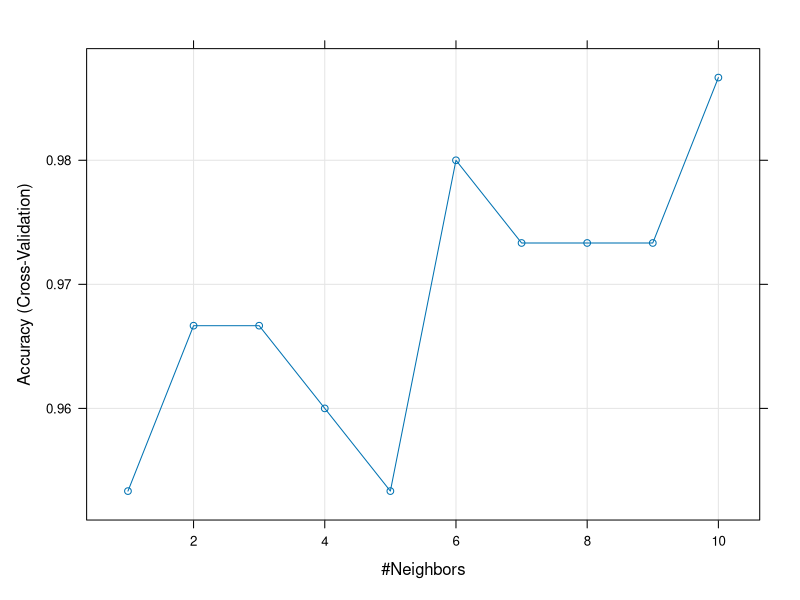
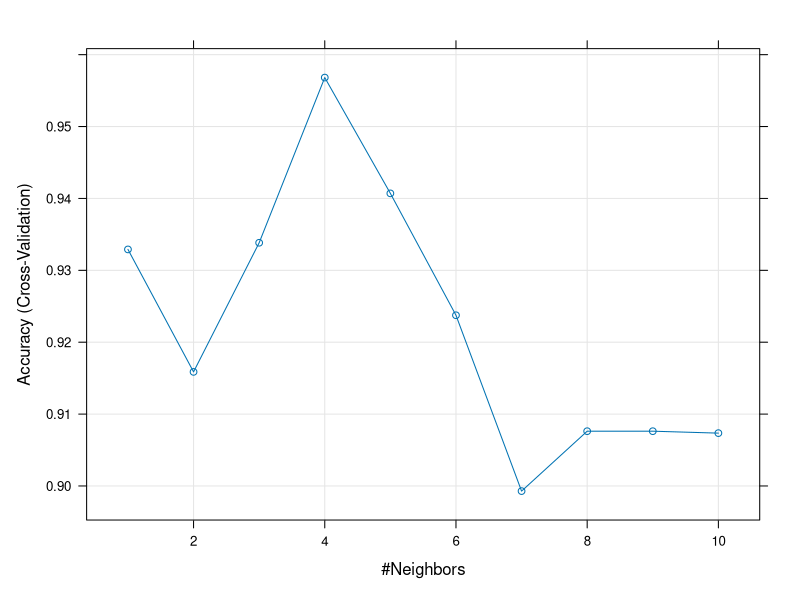

These charts were generated, in order, by the following R code:
## ---- chunk 1
library(caret)
library(tidyverse)

theme_set(theme_minimal())
## ---- chunk 2
trControl <- trainControl(method  = "cv",
                          number  = 5)

fit <- train(Species ~ .,
             method     = "knn",
             tuneGrid   = expand.grid(k = 1:10),
             trControl  = trControl,
             metric     = "Accuracy",
             data       = iris)

fit

plot(fit)
## ---- chunk 3
pit <- read_csv("data/patmanDx.csv")
df <- pit %>% select(SF1Median, Pit1Median, TPITMedian, PRLMedian, 
    GHMedian, TSHMedian, LHMedian, FSHMedian, ACTHMedian, ASUMedian, 
    GATA3Median, manDx) %>% na.omit()

table(df$manDx)

# Now, the trouble with null cell adenoma is that the diagnosis abbreviation "NULL" is mistaken for the NULL value. I'll need to change this. The following is an ugly way to do this.

df <- df %>% mutate(manDx = case_when(
  manDx == "NULL" ~ "Null",
  TRUE ~ manDx
))

table(df$manDx)
## ---- chunk 4
trControl <- trainControl(method  = "cv",
                          number  = 5)

fit <- train(manDx ~ .,
             method     = "knn",
             tuneGrid   = expand.grid(k = 1:10),
             trControl  = trControl,
             metric     = "Accuracy",
             data       = df)

fit

plot(fit)

